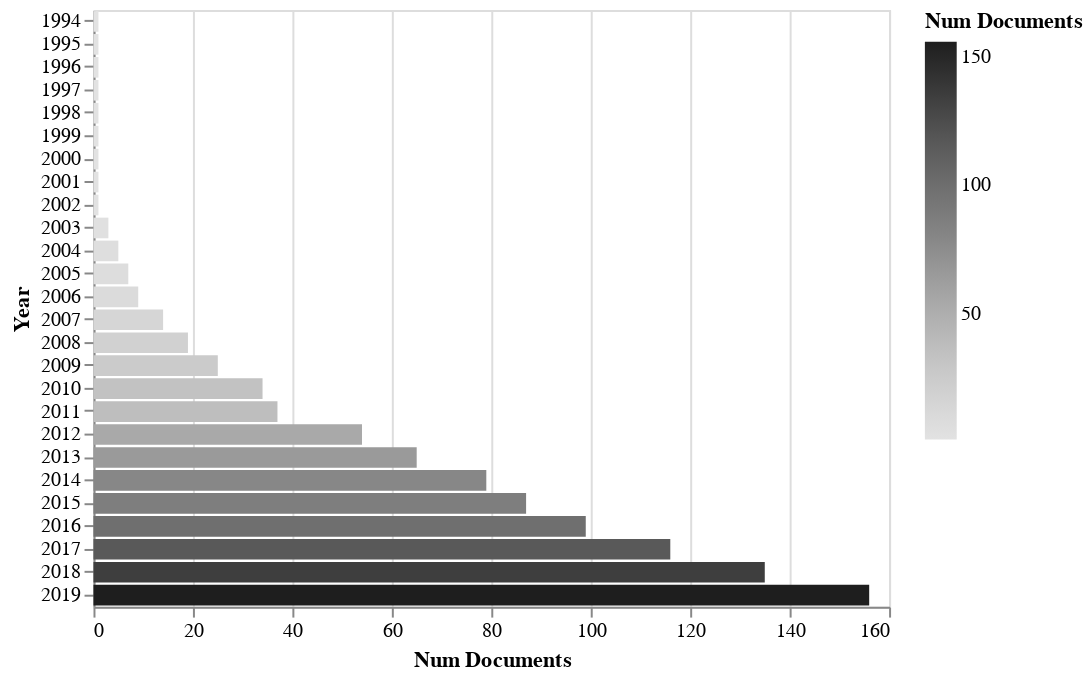

The notebook cell saved with this chart:
### Code cell
alt_barh_graph(documentsByYear(records, cumulative=True))

### Figure 1 — Vega-Lite specification as saved in the notebook (floating-point values rounded to 4 significant figures)
{"$schema": "https://vega.github.io/schema/vega-lite/v3.4.0.json", "config": {"mark": {"tooltip": null}, "view": {"height": 300, "width": 400}}, "data": {"name": "data-e1fecec0573daf623aaf22540f7a1e10"}, "datasets": {"data-e1fecec0573daf623aaf22540f7a1e10": [{"Num Documents": 1, "Year": 1994}, {"Num Documents": 1, "Year": 1995}, {"Num Documents": 1, "Year": 1996}, {"Num Documents": 1, "Year": 1997}, {"Num Documents": 1, "Year": 1998}, {"Num Documents": 1, "Year": 1999}, {"Num Documents": 1, "Year": 2000}, {"Num Documents": 1, "Year": 2001}, {"Num Documents": 1, "Year": 2002}, {"Num Documents": 3, "Year": 2003}, {"Num Documents": 5, "Year": 2004}, {"Num Documents": 7, "Year": 2005}, {"Num Documents": 9, "Year": 2006}, {"Num Documents": 14, "Year": 2007}, {"Num Documents": 19, "Year": 2008}, {"Num Documents": 25, "Year": 2009}, {"Num Documents": 34, "Year": 2010}, {"Num Documents": 37, "Year": 2011}, {"Num Documents": 54, "Year": 2012}, {"Num Documents": 65, "Year": 2013}, {"Num Documents": 79, "Year": 2014}, {"Num Documents": 87, "Year": 2015}, {"Num Documents": 99, "Year": 2016}, {"Num Documents": 116, "Year": 2017}, {"Num Documents": 135, "Year": 2018}, {"Num Documents": 156, "Year": 2019}]}, "encoding": {"color": {"field": "Num Documents", "scale": {"scheme": "greys"}, "type": "quantitative"}, "x": {"field": "Num Documents", "type": "quantitative"}, "y": {"field": "Year", "sort": {"field": "Num Documents:Q"}, "type": "nominal"}}, "mark": "bar"}
